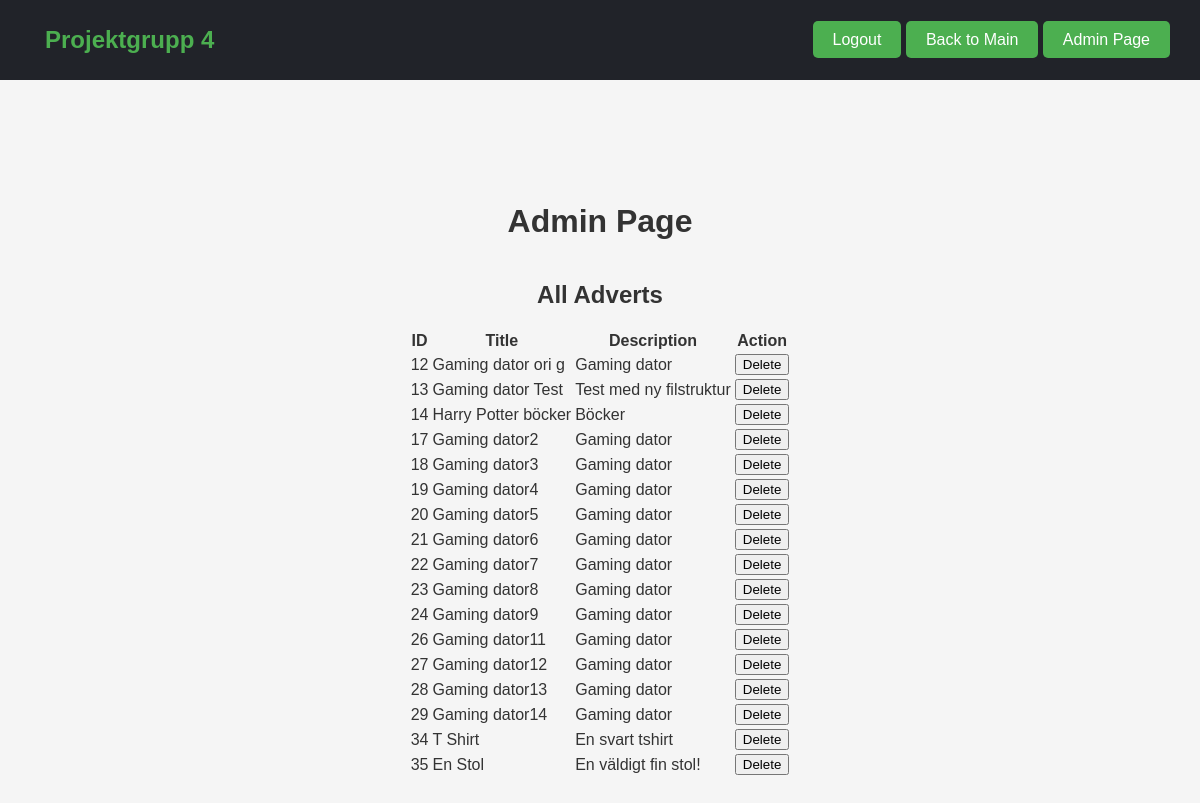
Page /php/admin.php (signed in) on the committed database.
### tables this page shows
CREATE TABLE Adverts (
    id INTEGER PRIMARY KEY AUTOINCREMENT,
    userID INTEGER,
    title TEXT NOT NULL,
    description TEXT NOT NULL,
    created_at TIMESTAMP DEFAULT CURRENT_TIMESTAMP, categoryID INTEGER, address TEXT, image TEXT,
    FOREIGN KEY (userID) REFERENCES Users(userID)
);

### php/admin.php (the view, shortened to what this page needs)
<?php
$db = new SQLite3("../grupp.db");
$adverts = $db->query('SELECT * FROM Adverts');
?>
<!DOCTYPE html>
<html lang="en">
<head>
    <link rel="stylesheet" href="../css/style.css">
</head>
<body>
    <div class="header-container">
        <nav class="header">
            <h1 id="header-logo">Projektgrupp 4</h1>
            <div class="header-btns">
                <a href="logout.php" class="header-link header-btn">Logout</a>
                <a href="main.php" class="header-link header-btn">Back to Main</a>
                <a href="admin.php" class="header-link header-btn">Admin Page</a>
            </div>
        </nav>
    </div>
    <div class="admin-container">
        <h1>Admin Page</h1>
        <h2>All Adverts</h2>
        <table>
            <tr>
                <th>ID</th>
                <th>Title</th>
                <th>Description</th>
                <th>Action</th>
            </tr>
            <?php while ($advert = $adverts->fetchArray(SQLITE3_ASSOC)): ?>
                <tr id="advert-<?php echo $advert['id']; ?>">
                    <td><?php echo htmlspecialchars($advert['id']); ?></td>
                    <td><?php echo htmlspecialchars($advert['title']); ?></td>
                    <td><?php echo htmlspecialchars($advert['description']); ?></td>
                    <td>
                        <button class="delete-btn" data-id="<?php echo $advert['id']; ?>">Delete</button>
                    </td>
                </tr>
            <?php endwhile; ?>
        </table>
    </div>
</body>
</html>

### css/style.css (style rules this page uses)
:root { --darkgrey: #212329; --brightred: #4CAF50; --white: #fff; }
body { margin: 0; padding: 0; }
.header-container { width: 100%; background-color: var(--darkgrey); }
.header { display: flex; justify-content: space-between; align-items: center; height: 80px; width: 95%; margin: 0 auto; }
#header-logo { color: var(--brightred); margin-left: 15px; }
.header-link { text-decoration: none; color: var(--white); }
.header-btn { background-color: var(--brightred); color: var(--white); padding: 10px 20px; border-radius: 5px; border: none; cursor: pointer; transition: background-color 0.3s; }

### css/account_forms.css (style rules this page uses)
:root { --errorColor: #f00e0e; --validColor: #0add0a; --darkgrey: #212329; --brightred: #F9423D; --white: #fff; }

### css/main.css (style rules this page uses)
body { font-family: Arial, sans-serif; background-color: #f5f5f5; color: #333; }
h1, h2 { color: #333; }

### css/admin.css (style rules this page uses)
.admin-container { display: flex; flex-direction: column; align-items: center; justify-content: center; height: 100vh; }

### rows in the picture
adverts: id "12", title "Gaming dator ori g", description "Gaming dator"
adverts: id "13", title "Gaming dator Test", description "Test med ny filstruktur"
adverts: id "14", title "Harry Potter böcker", description "Böcker"
adverts: id "17", title "Gaming dator2", description "Gaming dator"
adverts: id "18", title "Gaming dator3", description "Gaming dator"
adverts: id "19", title "Gaming dator4", description "Gaming dator"
adverts: id "20", title "Gaming dator5", description "Gaming dator"
adverts: id "21", title "Gaming dator6", description "Gaming dator"
adverts: id "22", title "Gaming dator7", description "Gaming dator"
adverts: id "23", title "Gaming dator8", description "Gaming dator"
adverts: id "24", title "Gaming dator9", description "Gaming dator"
adverts: id "26", title "Gaming dator11", description "Gaming dator"
adverts: id "27", title "Gaming dator12", description "Gaming dator"
adverts: id "28", title "Gaming dator13", description "Gaming dator"
adverts: id "29", title "Gaming dator14", description "Gaming dator"
adverts: id "34", title "T Shirt", description "En svart tshirt"
adverts: id "35", title "En Stol", description "En väldigt fin stol!"
